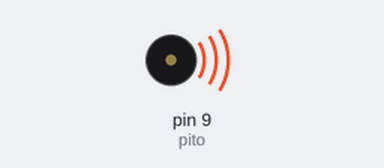
The sketch below on a simulated Arduino Uno, built with avr-gcc and run on an emulated ATmega328P. Parts: buzzer (waves = sounding).

Above: at 0.2 s.
Timing chart, 0 to 3.0 s (numbered marks = the images above):
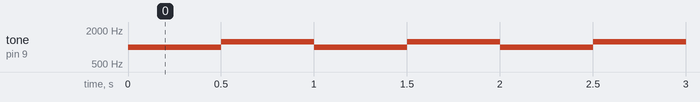

The sketch:

EX4.ino
```cpp
/**********************************************************************************
**                                                                               **
**                                  Sirena                                       **
**                                                                               **
** Nom: Deivith Trujillo Meza                                                    **
**********************************************************************************/


//********** Includes *************************************************************


//********** Variables ************************************************************
const byte pito = 9;
int tiempo = 500;


//********** Setup ****************************************************************
void setup()
{
  pinMode(pito, OUTPUT);
}

//********** Loop *****************************************************************
void loop()
{
  tone(pito, 1000, 2000);

  delay(tiempo);

  tone(pito, 1250, 2000);

  delay(tiempo);
}

//********** Funcions *************************************************************
```

Measured:
- by itself, tone on pin 9 (pito): alternates 1250 Hz for 0.50 s and 1000 Hz for 0.50 s
